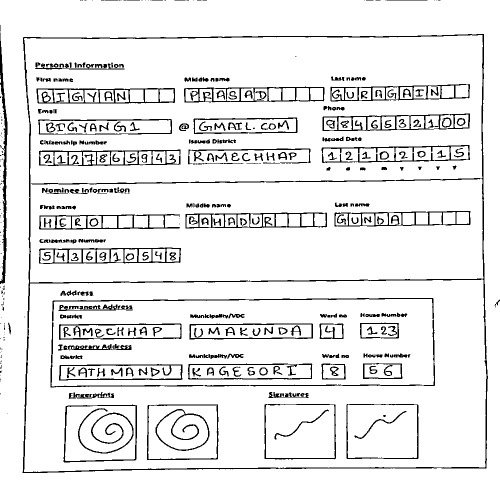
#> input picture Form Detection/Forms/output_image.jpg, 1000 x 1000 px (shown at 1/2 size)
$ python regionSelector.py
#> lines starting #> are read from the running program, lines starting #| are printed output that depends on the picture
######### Region Selector ###############################
"""
This script allows to collect raw points from an image.
The inputs are two mouse clicks one in the x,y position and
the second in w,h of a rectangle.
Once a rectangle is selected the user is asked to enter the type
and the Name:
Type can be 'Text' or 'CheckBox'
Name can be anything
"""
# [[(70, 230), (112, 274)], [(114, 228), (154, 274)], [(154, 230), (194, 276)], [(194, 230), (234, 278)], [(234, 228), (276, 278)], [(276, 228), (316, 276)], [(312, 226), (356, 274)], [(356, 226), (396, 274)], [(394, 228), (434, 274)]]

import cv2
import random

path ='Forms/output_image.jpg'
scale = 0.5
circles = []
counter = 0
counter2 = 0
point1=[]
point2=[]
myPoints = []
myColor=[]

def mousePoints(event,x,y,flags,params):
    global counter,point1,point2,counter2,circles,myColor
    if event == cv2.EVENT_LBUTTONDOWN:
        if counter==0:
            point1=int(x//scale),int(y//scale);
            counter +=1
            myColor = (random.randint(0,2)*200,random.randint(0,2)*200,random.randint(0,2)*200 )
        elif counter ==1:
            point2=int(x//scale),int(y//scale)
            #type = 'last_name'
            #name = 'last_name'
            myPoints.append([point1,point2])
            counter=0
        circles.append([x,y,myColor])
        counter2 += 1

img = cv2.imread(path)
#> img is the input picture: shape (1000, 1000, 3); min 0, max 255, mean 232.9
img = cv2.resize(img, (650, 700))
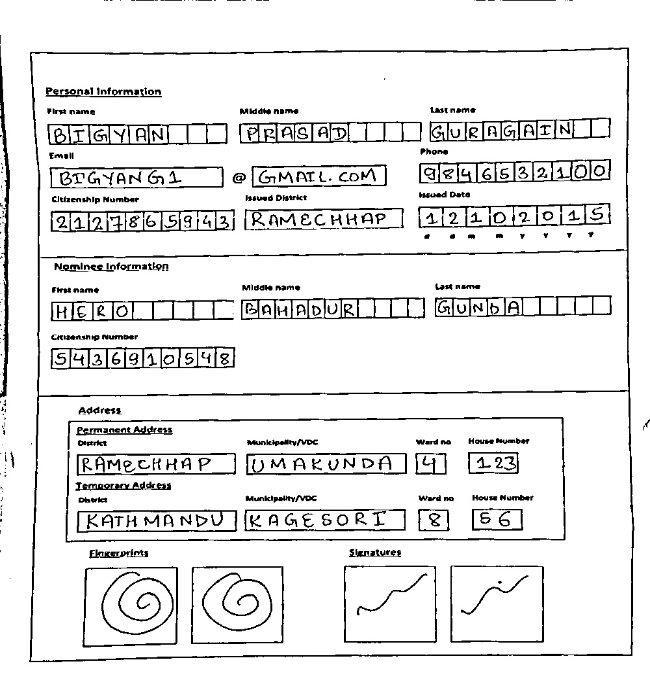
#> img: shape (700, 650, 3); min 0, max 255, mean 232.8

while True:
    # To Display points
    for x,y,color in circles:
        cv2.circle(img,(x,y),3,color,cv2.FILLED)
    cv2.imshow("Original Image ", img)
    cv2.setMouseCallback("Original Image ", mousePoints)
    if cv2.waitKey(1) & 0xFF == ord('s'):
#> (key Esc is pressed here)
        print(myPoints)
        break
